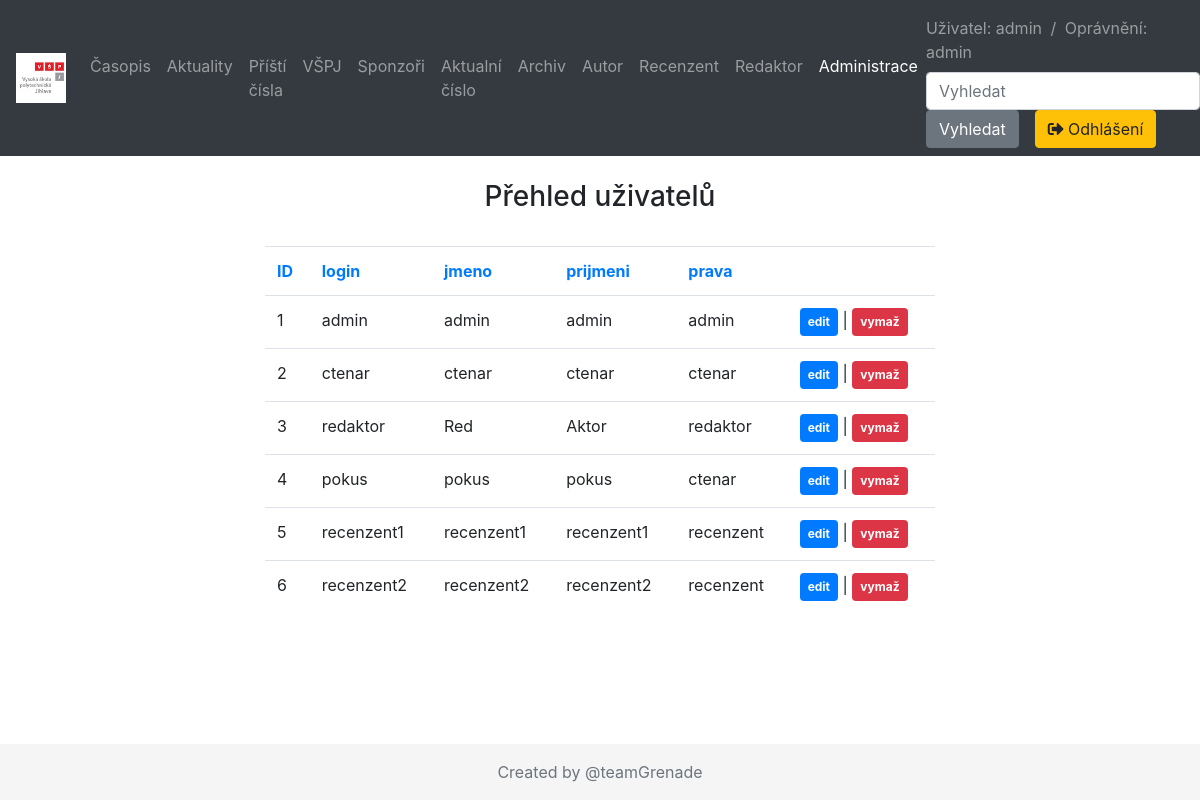
The page /sprava_uzivatelu.php (signed in) on the database as committed earlier.
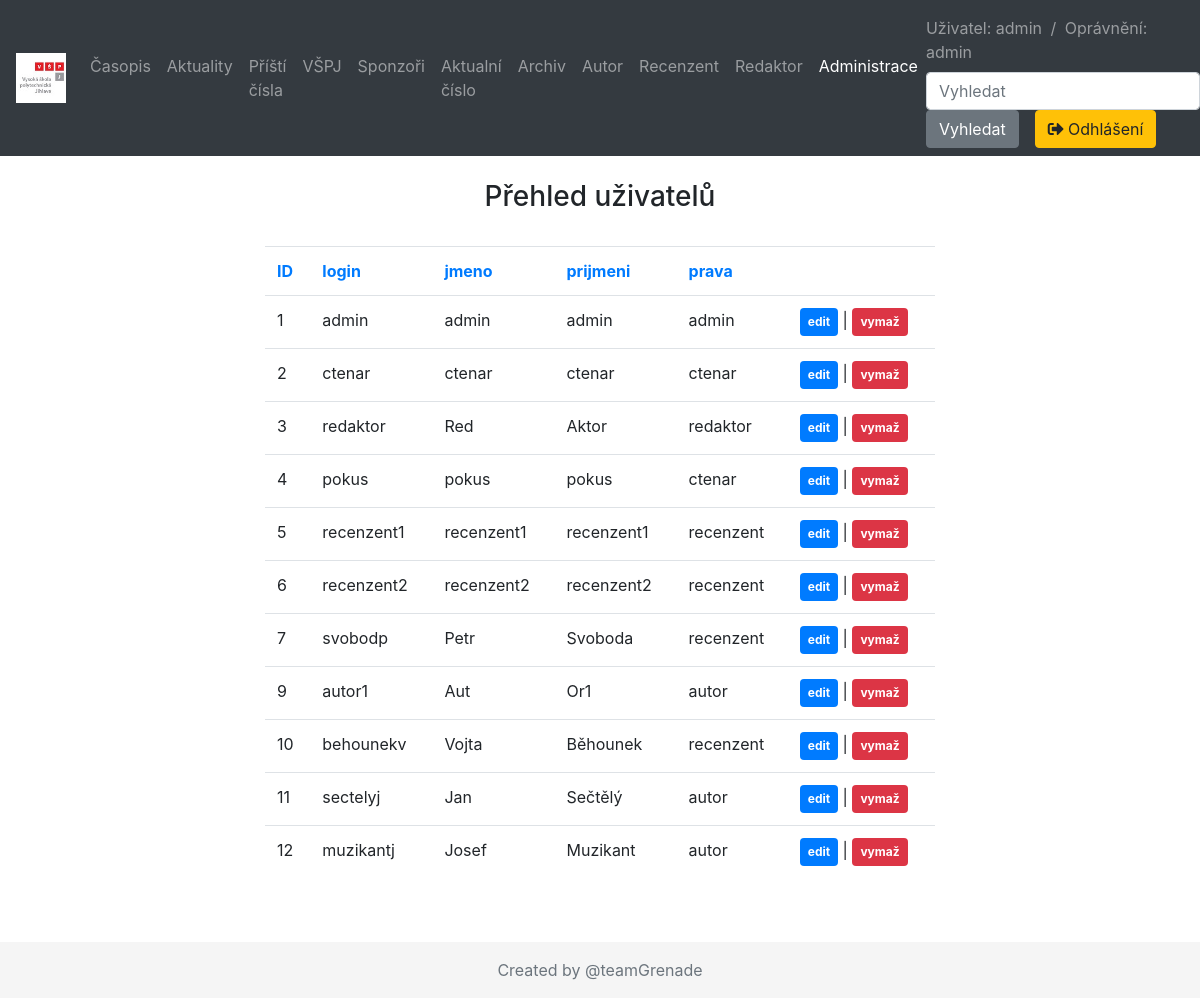
The same page on the database as committed later.
### tables this page shows
CREATE TABLE `ucet` (
  `id` int NOT NULL,
  `prihlas_jmeno` varchar(255) NOT NULL,
  `heslo` varchar(255) NOT NULL,
  `jmeno` varchar(255) NOT NULL,
  `prijmeni` varchar(255) NOT NULL,
  `prava` varchar(255) NOT NULL,
  `zmena_hesla` varchar(255) NOT NULL
);

### functions.php (called while the page is built, shortened)
<?php
    function je_stranka_aktivni($odpovidajici_php_stranka) {
        $soucasna_stranka = substr($_SERVER["SCRIPT_NAME"],strrpos($_SERVER["SCRIPT_NAME"],"/")+1);
        return $soucasna_stranka == $odpovidajici_php_stranka;
    }
    function aktivni_zalozka($odpovidajici_php_stranka) {
        return je_stranka_aktivni($odpovidajici_php_stranka) ? ' active' : '';
    }
?>

### opravneni.php (called while the page is built)
<?php
    function je_uzivatel_prihlasen() {
        if (session_status() == PHP_SESSION_NONE || !isset($_SESSION['username'])) {
            return false;
        } else {
            return !($_SESSION['username'] == "");
        }
    }
    function ma_opravneni_redaktora() {
        $opravneni = array("redaktor", "sef_redaktor", "admin");
        return je_uzivatel_prihlasen() && in_array($_SESSION['prava'], $opravneni);
    }
    function ma_opravneni_admina() {
        $opravneni = array("admin");
        return je_uzivatel_prihlasen() && in_array($_SESSION['prava'], $opravneni);
    }
    function ma_opravneni_recenzenta() {
        $opravneni = array("recenzent", "admin");
        return je_uzivatel_prihlasen() && in_array($_SESSION['prava'], $opravneni);
    }
    function ma_opravneni_autora() {
        $opravneni = array("autor", "admin");
        return je_uzivatel_prihlasen() && in_array($_SESSION['prava'], $opravneni);
    }
?>

### sprava_uzivatelu.php (the view, shortened to what this page needs)
<?php
 require 'conn.php';
 require "opravneni.php";
 require "functions.php";
 $query = "SELECT * FROM ucet
 ORDER BY id";
 $result = mysqli_query($conn, $query);
 ?>
<!DOCTYPE html>
 <html>
  <?php include "head.php" ?>
  <body>
    <?php include "top.php" ?>
    <a href="pridat_ucet.php"> <button type="button"  name="pridat_ucet"  class="btn btn-primary btn-block">přidat nového uživatele</button> </a>
    <a href="index.php"> <button type="button"   class="btn btn-primary btn-block">HOME PAGE</button> </a>
    <br />
           <div class="container" style="width:700px;" align="center">
                <h3 class="text-center">Přehled uživatelů</h3><br />
                <div class="table-responsive" id="employee_table">
                     <table class="table table-hover">
                          <tr>
                               <th><a class="column_sort" id="id" data-order="desc" href="#">ID</a></th>
                               <th><a class="column_sort" id="prihlas_jmeno" data-order="desc" href="#">login</a></th>
                               <th><a class="column_sort" id="jmeno" data-order="desc" href="#">jmeno</a></th>
                               <th><a class="column_sort" id="prijmeni" data-order="desc" href="#">prijmeni</a></th>
                               <th><a class="column_sort" id="prava" data-order="desc" href="#">prava</a></th>
                               <th></th>
                          </tr>
                          <?php
                          while($row = mysqli_fetch_array($result))
                          {
                          ?>
                          <tr>
                               <td><?php echo $row["id"]; ?></td>
                               <td><?php echo $row["prihlas_jmeno"]; ?></td>
                               <td><?php echo $row["jmeno"]; ?></td>
                               <td><?php echo $row["prijmeni"]; ?></td>
                               <td><?php echo $row["prava"]; ?></td>
                               <td>
                                    <a href="detail.php?detail=<?= $row['id'];?>" class=" badge badge-primary p-2">edit</a> |
                                    <a href="ucet.php?delete=<?= $row['id']; ?>" class=" badge badge-danger p-2" onclick="return confirm('Opravdu chcete tento záznam smazat?');" >vymaž</a>
                               </td>
                          </tr>
                          <?php
                          }
                          ?>
                     </table>
                </div>
           </div>
           <br />
        <?php include "footer.php" ?>
      </body>
 </html>
<link rel="stylesheet" type="text/css" href="https://cdn.datatables.net/v/bs4/dt-1.10.18/datatables.min.css" />

### head.php (shortened to what this page needs)
<head>
    <link rel="stylesheet" href="https://cdn.jsdelivr.net/npm/bootstrap@4.5.3/dist/css/bootstrap.min.css">
    <link rel="stylesheet" href="https://use.fontawesome.com/releases/v5.7.0/css/all.css" type="text/css">
    <link rel="stylesheet" href="https://cdn.datatables.net/1.10.22/css/dataTables.bootstrap4.min.css" type="text/css">
    <link href="styles.css" rel="stylesheet">
</head>

### top.php (shortened to what this page needs)
<?php
    require_once "opravneni.php";
    require_once "functions.php";
?>
<nav class="navbar navbar-expand-lg navbar-dark bg-dark fixed-top">
  <a class="navbar-brand" href="#"><img src="obr/logo.jpg" class="nav-logo"></a>
  <div class="collapse navbar-collapse" id="navbarsExampleDefault">
    <ul class="navbar-nav mr-auto">
      <li class="nav-item <?php echo aktivni_zalozka('index.php'); ?>">
        <a class="nav-link" href="./index.php">Časopis</a>
      </li>
	  <li class="nav-item">
        <a class="nav-link" href="#">Aktuality</a>
      </li>
	  <li class="nav-item">
        <a class="nav-link" href="#">Příští čísla</a>
      </li>
      <li class="nav-item">
        <a class="nav-link" href="#">VŠPJ</a>
      </li>
	  <li class="nav-item">
        <a class="nav-link" href="#">Sponzoři</a>
      </li>
      <li class="nav-item <?php echo aktivni_zalozka('aktualni_cislo.php'); ?>">
        <a class="nav-link" href="aktualni_cislo.php">Aktualní číslo</a>
      </li>
      <li class="nav-item <?php echo aktivni_zalozka('archiv.php'); ?>">
        <a class="nav-link" href="archiv.php">Archiv</a>
      </li>
      <?php
        if (ma_opravneni_autora()) {
            echo '<li class="nav-item '. aktivni_zalozka('autor.php') .'">
                    <a class="nav-link" href="./autor.php">Autor</a>
                </li>';
        }
        if (ma_opravneni_recenzenta()) {
            echo '<li class="nav-item '. aktivni_zalozka('recenzent.php') .'">
                    <a class="nav-link" href="./recenzent.php">Recenzent</a>
                </li>';
        }
        if (ma_opravneni_redaktora()) {
            echo '<li class="nav-item '. aktivni_zalozka('redaktor.php') .'">
                    <a class="nav-link" href="./redaktor.php">Redaktor</a>
                </li>';
        }
        if (ma_opravneni_admina()) {
            echo '<li class="nav-item '. aktivni_zalozka('sprava_uzivatelu.php') .'">
                    <a class="nav-link" href="./sprava_uzivatelu.php">Administrace</a>
                </li>';
        }
      ?>
    </ul>
    <form class="form-inline my-2 my-lg-0">
        <div class="navbar-text mr-3">
            <span class="mr-1">Uživatel: <?php echo isset($_SESSION['username']) ? $_SESSION['username'] : ''; ?></span>
            <span class="mr-1">/</span>
            <span>Oprávnění: <?php echo isset($_SESSION['prava']) ? $_SESSION['prava'] : ''; ?></span>
        </div>
        <input class="form-control mr-sm-2" type="text" placeholder="Vyhledat" aria-label="Search">
        <button class="btn btn-secondary my-2 my-sm-0 mr-3" type="submit"> Vyhledat </button>
        <?php
        if(je_uzivatel_prihlasen())
            echo '<a href="logout.php" class="btn btn-warning"><i class="fas fa-sign-out-alt"></i> Odhlášení</a>';
        else
            echo '<a href="prihlas.php" class="btn btn-info"><i class="fas fa-sign-in-alt"></i> Přihlášení</a>';
        ?>
    </form>
  </div>
</nav>

### footer.php (shortened to what this page needs)
<footer class="footer mt-auto py-3">
    <div class="container">
        <div class="text-muted text-center">Created by @teamGrenade</div>
    </div>
</footer>

### styles.css (style rules this page uses)
body { padding-top: 5rem; }
.footer { background-color: #f5f5f5; }
.nav-logo { width: 50px; height: 50px; }

### footer.php (style rules this page uses)
html { height: 100%; }
body { position: relative; padding-bottom: 80px; min-height: 100%; }
footer { position: absolute; bottom: 0; left: 0; right: 0; }

Rows that differ between the two databases and show on the page:
added ucet: id "7", prihlas_jmeno "svobodp", jmeno "Petr", prijmeni "Svoboda", prava "recenzent"
added ucet: id "9", prihlas_jmeno "autor1", jmeno "Aut", prijmeni "Or1", prava "autor"
added ucet: id "10", prihlas_jmeno "behounekv", jmeno "Vojta", prijmeni "Běhounek", prava "recenzent"
added ucet: id "11", prihlas_jmeno "sectelyj", jmeno "Jan", prijmeni "Sečtělý", prava "autor"
added ucet: id "12", prihlas_jmeno "muzikantj", jmeno "Josef", prijmeni "Muzikant", prava "autor"
